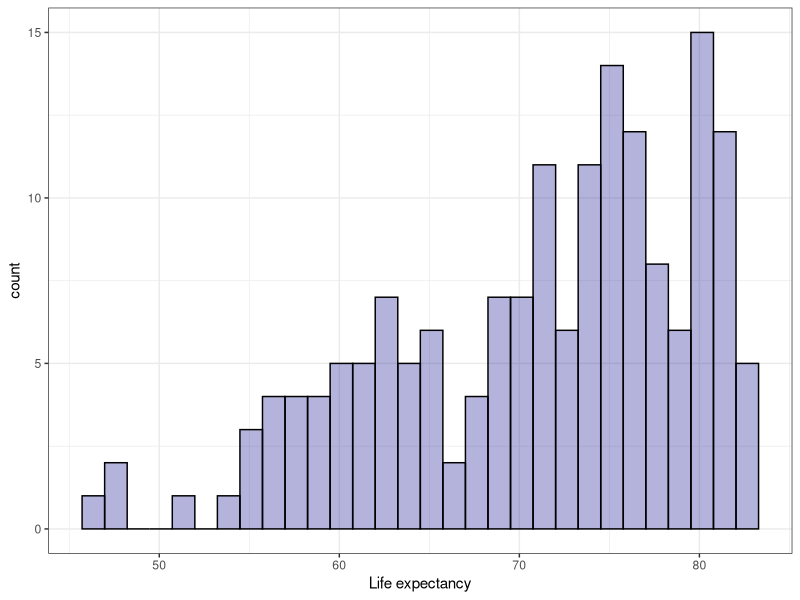
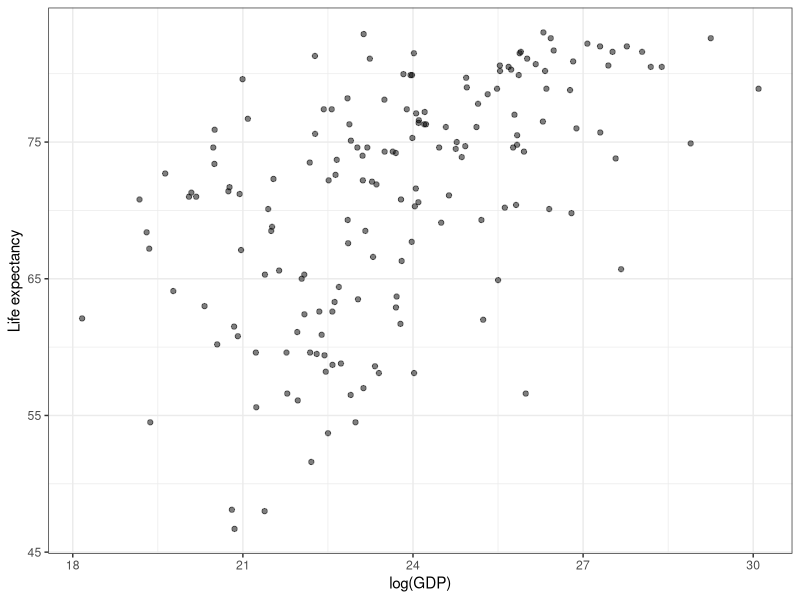
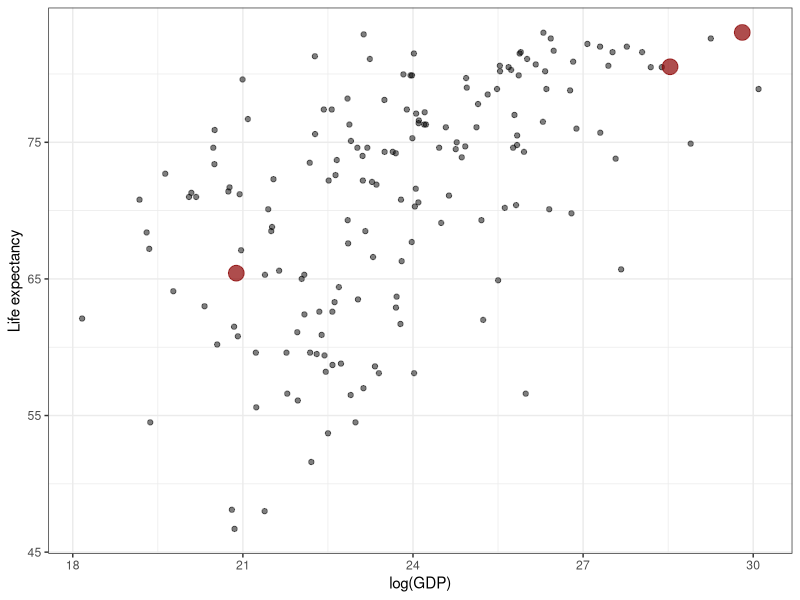
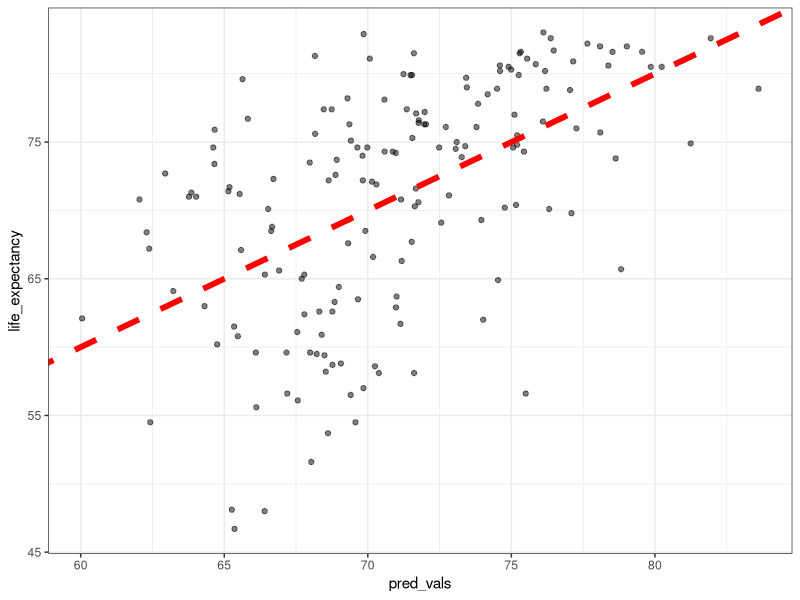
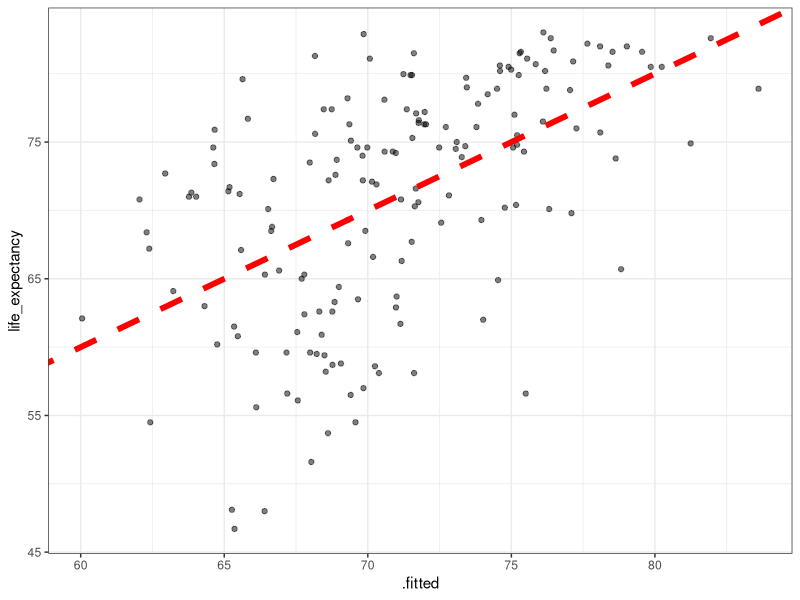
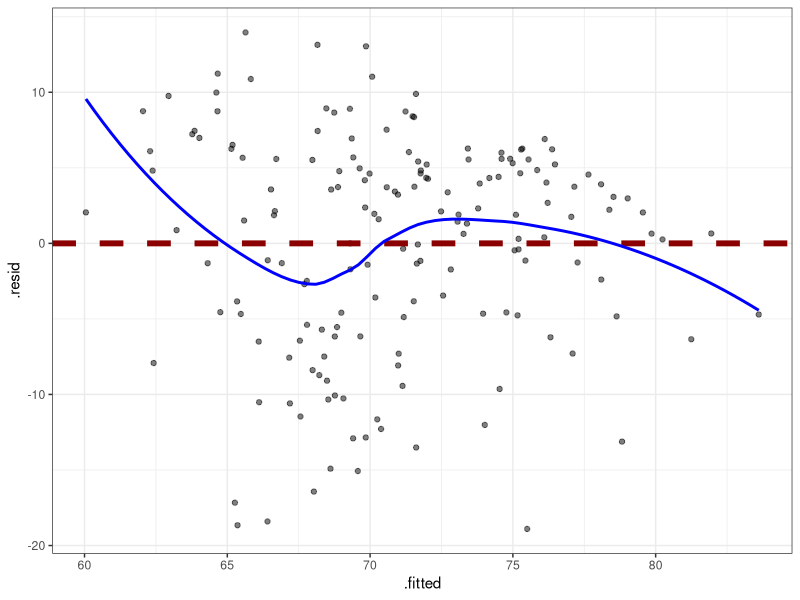
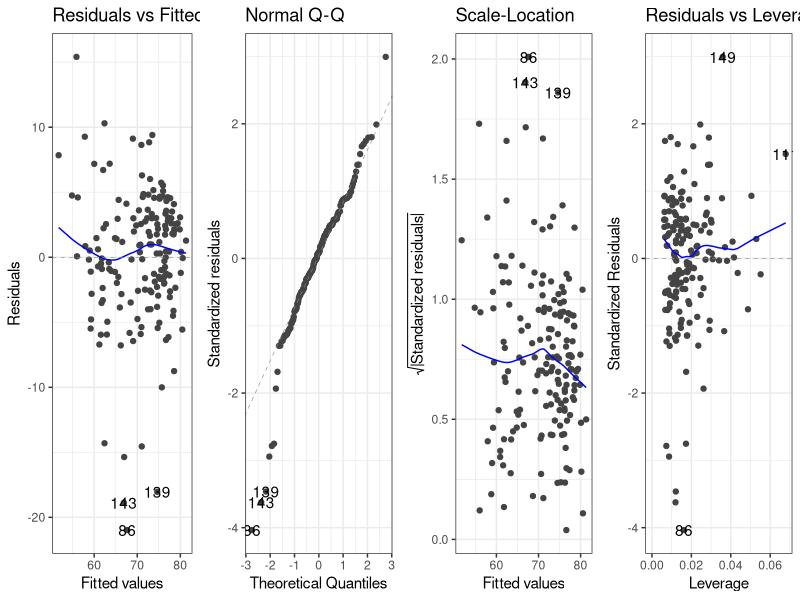

The R source for these figures, in order:
## ---- chunk 1
library(tidyverse)
knitr::opts_chunk$set(fig.retina = 3, warning = FALSE, message = FALSE)
## ---- chunk 2
library(tidyverse)
library(dslabs)
gapminder <- as_tibble(gapminder)
clean_gapminder <- gapminder %>%
  filter(year == 2011, !is.na(gdp)) %>%
  mutate(log_gdp = log(gdp))
clean_gapminder
## ---- chunk 3
clean_gapminder %>%
  ggplot(aes(x = life_expectancy)) +
  geom_histogram(color = "black", 
                 fill = "darkblue",
                 alpha = 0.3) +
  theme_bw() +
  labs(x = "Life expectancy")
## ---- chunk 4
gdp_plot <- clean_gapminder %>%
  ggplot(aes(x = log_gdp, #<<
             y = life_expectancy)) +
  geom_point(alpha = 0.5) +
  theme_bw() +
  labs(x = "log(GDP)",
       y = "Life expectancy")
gdp_plot
## ---- chunk 5
init_lm <- lm(life_expectancy ~ log_gdp, #<<
              data = clean_gapminder) #<<
## ---- chunk 6
summary(init_lm)
## ---- chunk 7
with(clean_gapminder, cor(log_gdp, life_expectancy)) #<<
## ---- chunk 8
with(clean_gapminder, cor(log_gdp, life_expectancy))^2 #<<
## ---- chunk 9
var(predict(init_lm)) / var(clean_gapminder$life_expectancy) #<<
## ---- chunk 10
train_preds <- predict(init_lm)
head(train_preds)
## ---- chunk 11
head(init_lm$fitted.values)
## ---- chunk 12
us_data <- clean_gapminder %>% 
  filter(country == "United States")

new_us_data <- us_data %>%
  dplyr::select(country, gdp) %>%
  slice(rep(1, 3)) %>% #<<
  mutate(adj_factor = c(0.0001, 0.21, 0.75),
         log_gdp = log(gdp * adj_factor))

new_us_data$pred_life_exp <- 
  predict(init_lm, newdata = new_us_data) #<<

gdp_plot +
  geom_point(data = new_us_data,
             aes(x = log_gdp,
                 y = pred_life_exp),
             color = "darkred", size = 5, alpha = .7)
## ---- chunk 13
clean_gapminder %>%
  mutate(pred_vals = predict(init_lm)) %>% #<<
  ggplot(aes(x = pred_vals,
             y = life_expectancy)) +
  geom_point(alpha = 0.5) +
  geom_abline(slope = 1, intercept = 0, #<<
              linetype = "dashed",
              color = "red",
              size = 2) +
  theme_bw()
## ---- chunk 14
clean_gapminder <- 
  broom::augment(init_lm, clean_gapminder) #<<

clean_gapminder %>%
  ggplot(aes(x = .fitted, 
             y = life_expectancy)) + #<<
  geom_point(alpha = 0.5) +
  geom_abline(slope = 1, intercept = 0, #<<
              linetype = "dashed",
              color = "red",
              size = 2) +
  theme_bw()
## ---- chunk 15
clean_gapminder %>%
  ggplot(aes(x = .fitted, 
             y = .resid)) + #<<
  geom_point(alpha = 0.5) +
  geom_hline(yintercept = 0, #<<
             linetype = "dashed",
             color = "darkred",
             size = 2) +
  # To plot the residual mean
  geom_smooth(se = FALSE, color = "blue") + #<<
  theme_bw()
## ---- chunk 16
multiple_lm <- lm(life_expectancy ~ log_gdp + fertility, #<<
                  data = clean_gapminder)
## ---- chunk 17
library(ggfortify)
autoplot(multiple_lm, ncol = 4) + theme_bw() #<<
